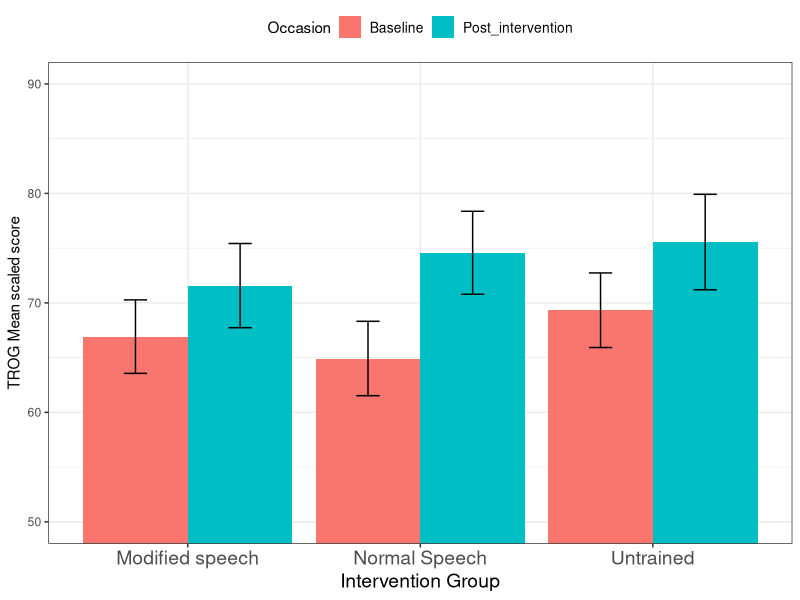
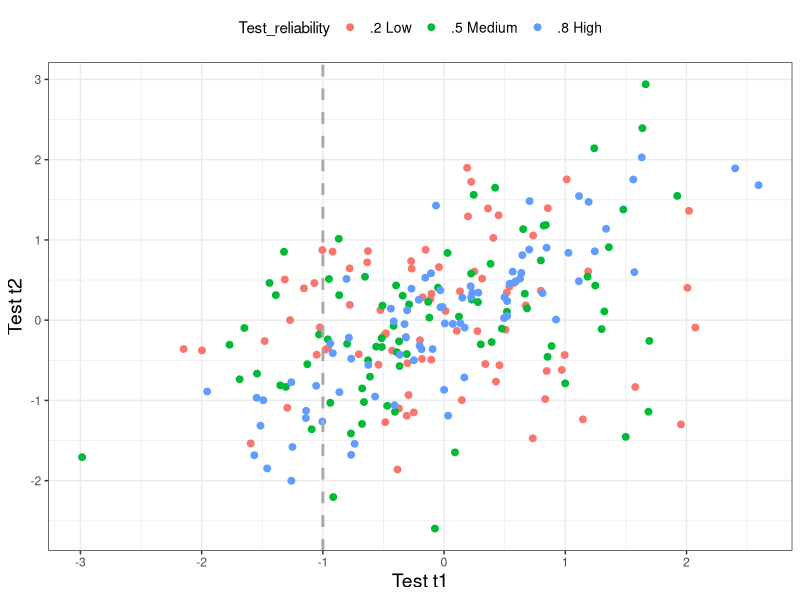

The R script that drew these images, in order:
## ---- chunk 1
list_of_packages<-c("tidyverse","kableExtra","knitr")
new.packages <- list_of_packages[!(list_of_packages %in% installed.packages()[,"Package"])]
if(length(new.packages))install.packages(new.packages,dependencies = TRUE)

library(tidyverse)
library(kableExtra)
library(knitr)
## ---- chunk 2
require(reshape2)
# Data for means and SD from the article, time 1 and time 2 TROG
# First block, commented out, includes data from 'dropout' cases - originally plotted these as well
# time1<- c(64.92,11.77,66.92,11.63,69.33,10.22,55,0.001)
# time2 <- c(74.58,	13.13,	71.58,	13.32,	75.56,	13.08,	64.33,	8.08)
# group <- c('1. Speech','2. Modified speech','3. Untrained','Drop-out')
# myN <- c(12, 12,9, 3) #
time1<- c(64.92,11.77,66.92,11.63,69.33,10.22)
time2 <- c(74.58,	13.13,	71.58,	13.32,	75.56,	13.08)
Group <- c('Normal Speech','Modified speech','Untrained')
myN <- c(12, 12,9)
Baseline<-time1[c(1,3,5)]
Post_intervention<-time2[c(1,3,5)]
pretestSE<-time1[c(2,4,6)]/sqrt(myN)
posttestSE <- time2[c(2,4,6)]/sqrt(myN)


df1 <- data.frame(Baseline, Post_intervention,Group)
dfse <-data.frame(pretestSE,posttestSE,Group)
df2 <- melt(df1, id.vars='Group')
df2se <-melt(dfse,id.vars='Group')
df2<-cbind(df2,df2se$value)
colnames(df2)[2:4]<-c('Occasion','TROG_Mean_scaled_score','se')


p <- ggplot(df2, aes(x=Group, y=TROG_Mean_scaled_score, fill=Occasion)) +
    geom_bar(stat='identity', position='dodge')+
  geom_errorbar(aes(ymin=TROG_Mean_scaled_score-se, ymax=TROG_Mean_scaled_score+se), width=.2,position=position_dodge(.9))+ylab('TROG Mean scaled score') +xlab('Intervention Group')

p + coord_cartesian(ylim = c(50, 90)) +theme_bw()+ theme(axis.title.x = element_text(size=14), axis.text.x = element_text(size=14), legend.position = 'top',legend.text = element_text(size=10))

#Figure will need tidying up a bit! Would like bigger x axis label and underscores removed from y axis. 

## ---- chunk 3
set.seed(12)
makecordat <- function(myN,mycor) {
  #mycor correlation between time 1 and time 2. ie test-retest reliability
test_t1<-rnorm(n = myN, mean = 0, sd = 1) 
    
test_t2<-mycor*sd(test_t1)*test_t1+(sqrt(1-mycor^2))*sd(test_t1)*rnorm(length(test_t1))
thisdat <- data.frame(cbind(test_t1,test_t2))
return(thisdat)
}

myN <- 80
allcor <- c(.2,.5,.8)
reliabgroup <-c('.2 Low','.5 Medium','.8 High')
for (c in 1:length(allcor)){
  mycor <- allcor[c]
  mydat <- makecordat(myN,mycor)
  mydat$reliab <- mycor
  mydat$reliabgroup <-reliabgroup[c]
  if (c==1)
  {bigdat<-mydat}
  if (c>1)
  {bigdat<-rbind(bigdat,mydat)}
}
colnames(bigdat)<-c('T1_test','T2_test','reliability','Test_reliability')
bigdat$Test_reliability <- as.factor(bigdat$Test_reliability)
p <- ggplot(data=bigdat,aes(x=T1_test,y=T2_test))+geom_point(aes(colour=Test_reliability),size=2)+theme_bw()+theme(legend.position = "top")
p+  geom_vline(xintercept =(-1),linetype="dashed", color = "darkgrey", size=1)+ylab('Test t2')+xlab('Test t1')+ theme(axis.title.y = element_text(size=14), axis.title.x = element_text(size=14), legend.position = 'top',legend.text = element_text(size=10))

#removed regression line +geom_smooth(method='lm',formula=y~x,se=F)
lowscorers <- bigdat[bigdat$T1_test< (-1),]


mymeans<-aggregate(lowscorers[,1:2],list(lowscorers$Test_reliability),mean)
colnames(mymeans)[1]<- 'Test_reliability'
mymeans$Test_reliability <- reliabgroup
mymeans[,2:3]<-round(mymeans[,2:3],2)
